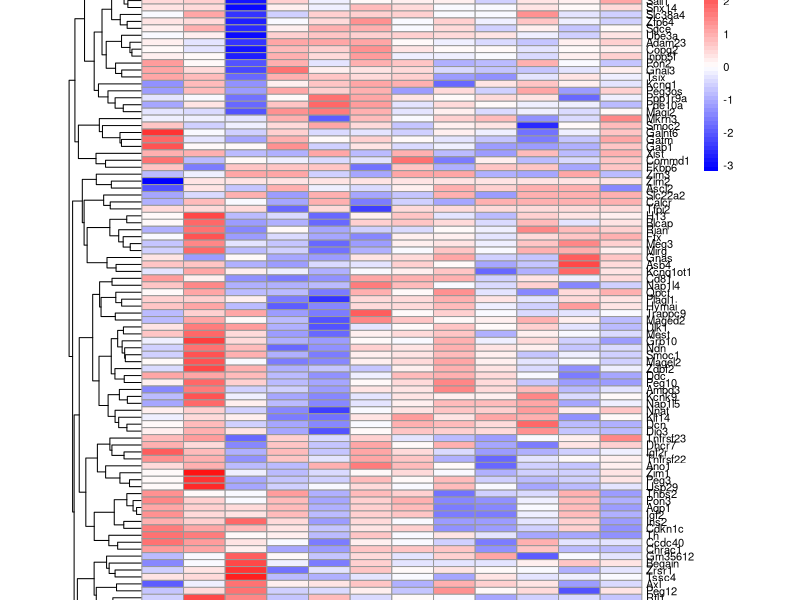

Here is the R script that generated this plot:
###############################################################################
# Author: Kylee Duczyminski
# About: This script will generate a heatmap for the 112 published imprinted genes
# in adult mice.
# Input: data/raw/HIP_RNA-TPM.xlsx
#        data/processed/HIP_RNA-AlSp_parentalASE_imprinting_analysis.csv
# Output: figures/HIP_RNA-TPM_heatmap_112_published_genes.pdf
###############################################################################

# Load libraries
library(tidyverse)
library(readxl)
library(pheatmap)
library(readr)
library(dplyr)

# Set working directory
setwd("/Users/kyleeduczyminski/Documents/Iwase-Lab/Kylee-Project")

# Load data
tpm <- read_excel("data/raw/HIP_RNA-TPM.xlsx")
imprinted_genes <- read_csv("data/processed/HIP_RNA-AlSp_parentalASE_imprinting_analysis.csv")

# If Gene_Name from imprinted_genes is present in tpm, then keep that row in tpm
tpm_imprinted <- tpm %>%
  filter(Gene_Name %in% imprinted_genes$Gene_Name)

# Select sample columns
old_names <- c("1_S245", "2_S246", "3_S247", "4_S248", "5_S249", "6_S250", 
               "7_S251", "8_S252", "9_S253", "10_S254", "11_S255", "12_S256")

new_names <- c("WT_F1", "HT_F1", "HT_F2", "KO_M3", "WT_M1", "WT_M2", 
               "HT_F3", "WT_F2", "WT_F3", "KO_M1", "WT_M3", "KO_M2")

# Rename columns manually
colnames(tpm_imprinted)[match(old_names, colnames(tpm_imprinted))] <- new_names

# Organize the columns by genotype and number: WT_M, WT_F, HT_F, KO_M
ordered_columns <- c("WT_M1", "WT_M2", "WT_M3", "WT_F1", "WT_F2", "WT_F3", 
                     "HT_F1", "HT_F2", "HT_F3", "KO_M1", "KO_M2", "KO_M3")
tpm_imprinted <- tpm_imprinted %>% select(Gene_Name, all_of(ordered_columns))

# Prepare data for heatmap
heatmap_data <- tpm_imprinted %>%
  column_to_rownames("Gene_Name") %>%
  as.matrix()

# # Replace any NA, NaN, or Inf values with 0
# heatmap_data[is.na(heatmap_data)] <- 0
# heatmap_data[is.infinite(heatmap_data)] <- 0

# Replace any 0s in tpm with a value of NA
heatmap_data[heatmap_data == 0] <- NA

# Log-transform TPM values
heatmap_data <- log2(heatmap_data)

# # Filter out genes with all zeros or mostly zeros
# heatmap_data <- heatmap_data[rowSums(heatmap_data) > 0, ]

# Change NA values to 0
heatmap_data[is.na(heatmap_data)] <- 0

# Remove rows with zero variance
heatmap_data <- heatmap_data[apply(heatmap_data, 1, var) != 0, ]

# Create heatmap
pdf("figures/published_imprinted_genes_heatmap.pdf", width = 12, height = 20)
pheatmap(heatmap_data,
         main = "Imprinted Genes Expression Heatmap",
         cluster_rows = TRUE,
         cluster_cols = TRUE,
         show_rownames = TRUE,
         show_colnames = TRUE,
         fontsize = 8,
         cellwidth = 30,
         cellheight = 5,
         color = colorRampPalette(c("blue", "white", "red"))(50),
         scale = "row")
dev.off()

# Heatmap that keeps the genes with zero expression at the bottom

# # Separate genes into two groups
# heatmap_data_nonzero <- heatmap_data[rowSums(heatmap_data) > 0, ]
# heatmap_data_zero <- heatmap_data[rowSums(heatmap_data) == 0, ]
# 
# # Combine them back
# heatmap_data_combined <- rbind(heatmap_data_nonzero, heatmap_data_zero)
# 
# # Create heatmap
# pheatmap(heatmap_data_combined,
#          main = "Imprinted Genes Expression Heatmap",
#          cluster_rows = FALSE,  # Disable clustering to keep groups separate
#          cluster_cols = FALSE,
#          show_rownames = TRUE,
#          show_colnames = TRUE,
#          fontsize = 6,
#          fontsize_row = 5,
#          cellwidth = 30,
#          cellheight = 2,
#          color = colorRampPalette(c("blue", "white", "red"))(50),
         # scale = "row")
